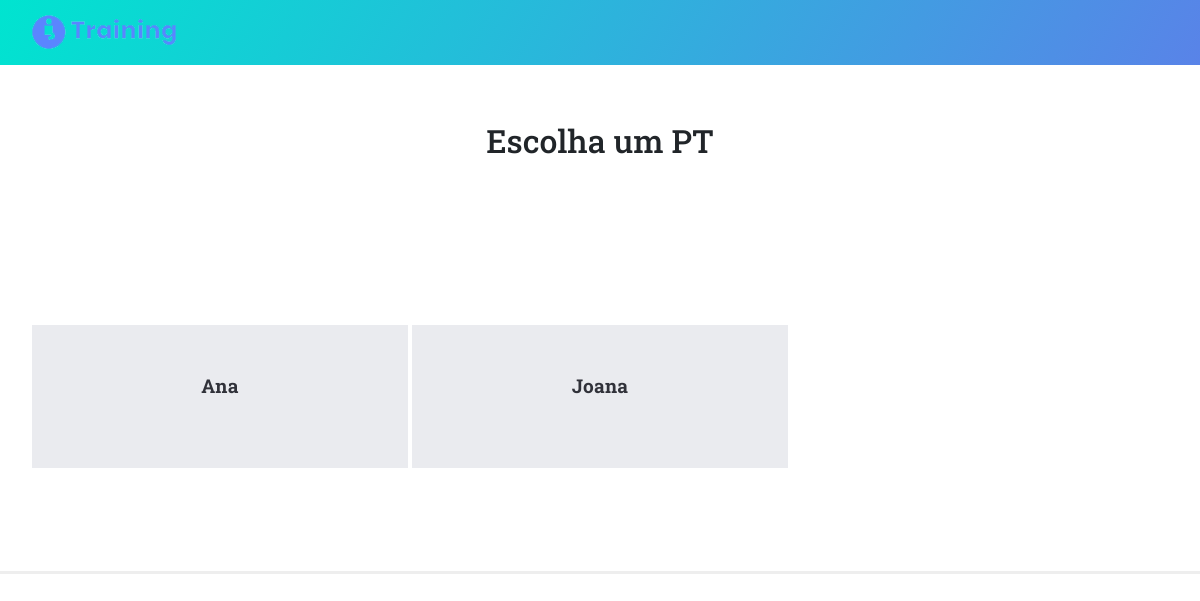
The page /getPt on the database as committed earlier.
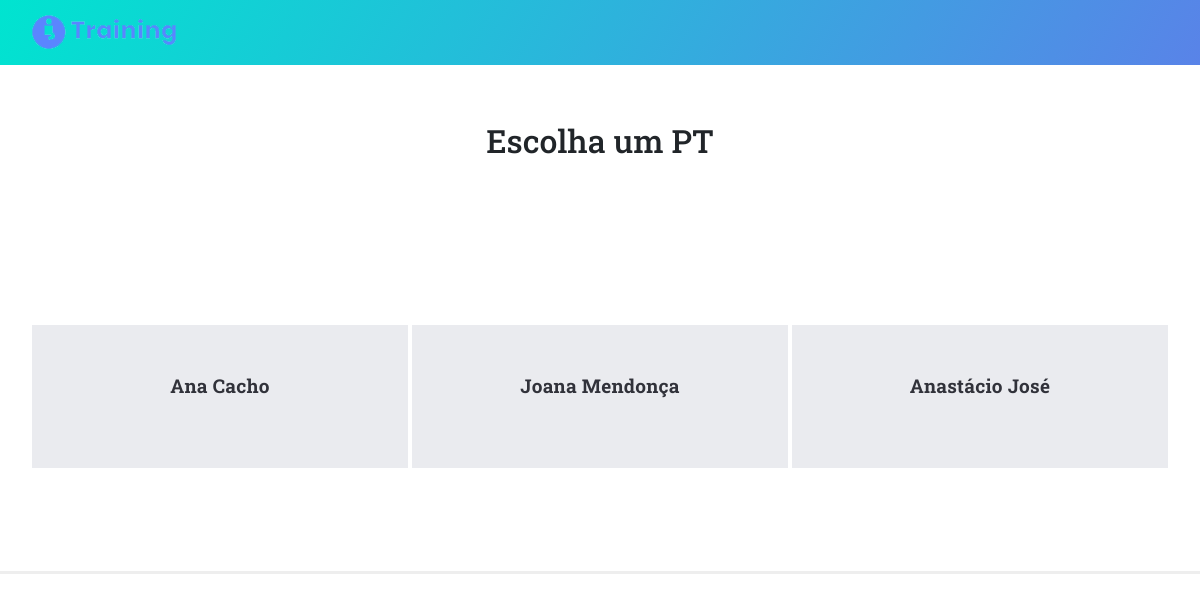
The same page on the database as committed later.
### tables this page shows
CREATE TABLE PERSONAL_TRAINERS(
                            [email] text,
                            [PT_Name] text,
                            [Password] text,
                            [Code] text,
                            [Address] text,
                            [City] text,
                            [Phone_Number] INTEGER,
                            [Postal_Code] INTEGER);

### app.py (the view)
@app.route('/getPt')
def getPt():
    lista_pts = get_all_pts()
    return render_template('getPt.html', ll=lista_pts)

### databases/database.py (called while the page is built)
def get_all_pts():
    conn = sqlite3.connect('databases/' + db)
    c = conn.cursor()
    c.execute('''SELECT * FROM PERSONAL_TRAINERS''')
    return c.fetchall()

### templates/getPt.html (shortened to what this page needs)
{% extends "base.html" %} {% block content %}
<!DOCTYPE html>
<html lang="en">
  <head>
    <link href="{{ url_for('static', filename='css/bootstrap.min.css') }}" rel="stylesheet">
    <link rel="stylesheet" href="{{ url_for('static', filename='css/templatemo-style.css') }}">
  </head>
    <div id="main">
        <div class="container">
            <div class="row center d-flex align-items-center myheader">
                <div class="col">
                    <h2>Escolha um PT</h2>
                </div>
            </div>
        </div>
        <section class="services">
            <div class="container">
            <div class="row center">
                {% for x in ll %}
                <div class="col-md-4">
                    <div class="service-item second-item">
                        <a href="{{ url_for('login') }}"><h4>{{x[1]}}</h4></a>
                    </div>
                </div>
               {% endfor %}
            </div>
        </section>
    </div>
</html>
{% endblock %}

### templates/base.html (shortened to what this page needs)
<!DOCTYPE html>
<html>
<head>
    <link rel="stylesheet" href="{{ url_for('static', filename='bootstrap/css/bootstrap.min.css') }}">
    <link rel="stylesheet" href="{{ url_for('static', filename='css/Footer-Basic.css') }}">
    <link rel="stylesheet" href="{{ url_for('static', filename='css/gradient-navbar-1.css') }}">
    <link rel="stylesheet" href="{{ url_for('static', filename='css/gradient-navbar.css') }}">
    <link rel="stylesheet" href="{{ url_for('static', filename='css/login-form-1.css') }}">
    <link rel="stylesheet" href="{{ url_for('static', filename='css/login-form.css') }}">
    <link rel="stylesheet" href="{{ url_for('static', filename='css/styles.css') }}">
    <link rel="stylesheet" href="{{ url_for('static', filename='css/styles.css') }}">
</head>
<body>
    <nav class="navbar navbar-dark navbar-expand-md" id="app-navbar">
        <div class="container-fluid">
            <a class="navbar-brand" href="#"><img src="{{ url_for('static', filename='img/logo.png') }}"></a>
        </div>
    </nav>
    {% block content %}
    {% endblock %}
</body>
</html>

### static/css/gradient-navbar-1.css (style rules this page uses)
#app-navbar { background: linear-gradient(120deg, #00e4d0, #5983e8); }

### static/css/gradient-navbar.css (style rules this page uses)
#app-navbar { background: linear-gradient(120deg, #00e4d0, #5983e8); }

### static/css/login-form-1.css (style rules this page uses)
.center { text-align: center; }
html, body { width: 100%; height: 100%; }

### static/css/login-form.css (style rules this page uses)
.center { text-align: center; }

### static/css/styles.css (style rules this page uses)
.myheader { height: 20vh; }

### static/css/templatemo-style.css (style rules this page uses)
body { font-family: 'Roboto Slab', sans-serif; }
h4 { font-size: 19px; font-weight: 700; color: #31323a; letter-spacing: 0.25px; }
img { width: 100%; overflow: hidden; }
section { border-bottom: 3px solid #eee; padding-bottom: 100px; }
#main { -moz-flex-grow: 1; -webkit-flex-grow: 1; -ms-flex-grow: 1; flex-grow: 1; -moz-flex-shrink: 1; -webkit-flex-shrink: 1; -ms-flex-shrink: 1; flex-shrink: 1; width: 100%; }
.services { margin-top: 100px; }
.services .col-md-4 { padding-left: 2px; padding-right: 2px; }
.services .service-item { margin-bottom: 3px; background-color: #eaebef; padding: 50px; text-align: center; transition: all 0.5s; }
.services .service-item h4 { margin-bottom: 20px; transition: all 0.5s; }

Rows that differ between the two databases and show on the page:
changed PERSONAL_TRAINERS: PT_Name "Ana" → "Ana Cacho"
changed PERSONAL_TRAINERS: PT_Name "Joana" → "Joana Mendonça"
added PERSONAL_TRAINERS: PT_Name "Anastácio José"
